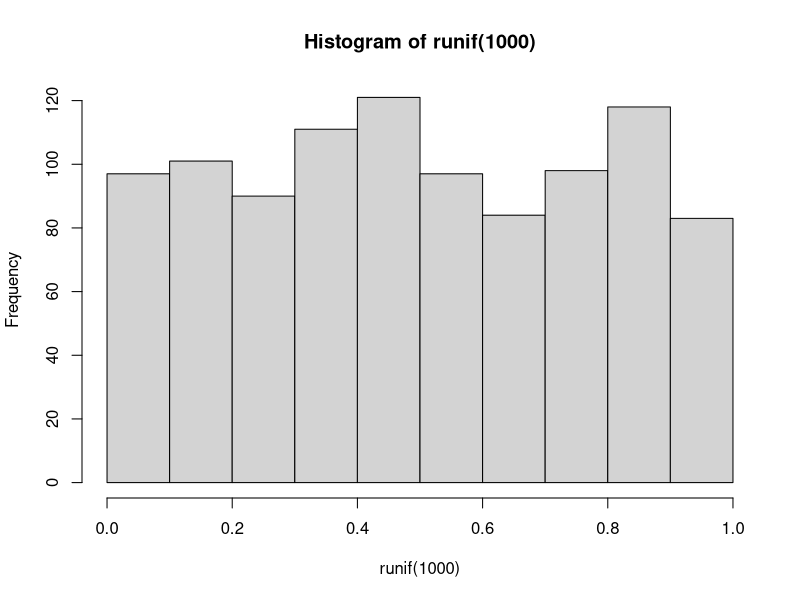
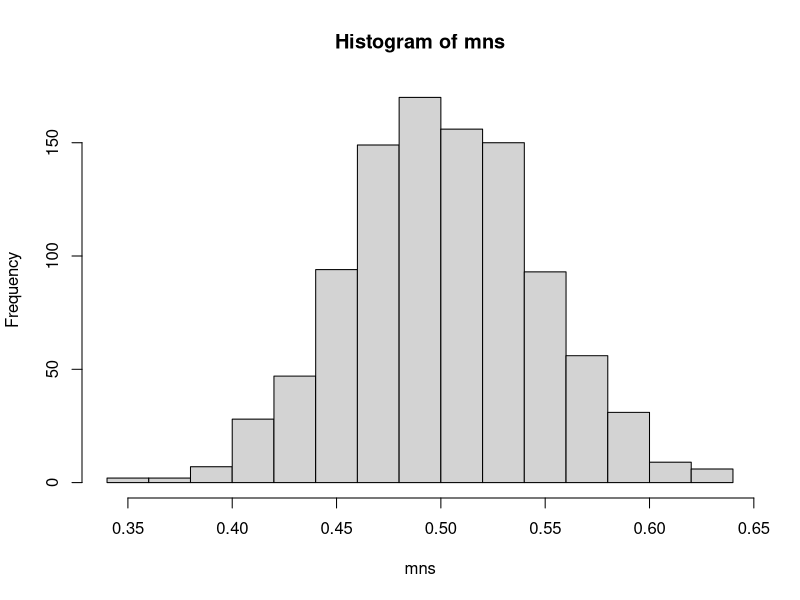
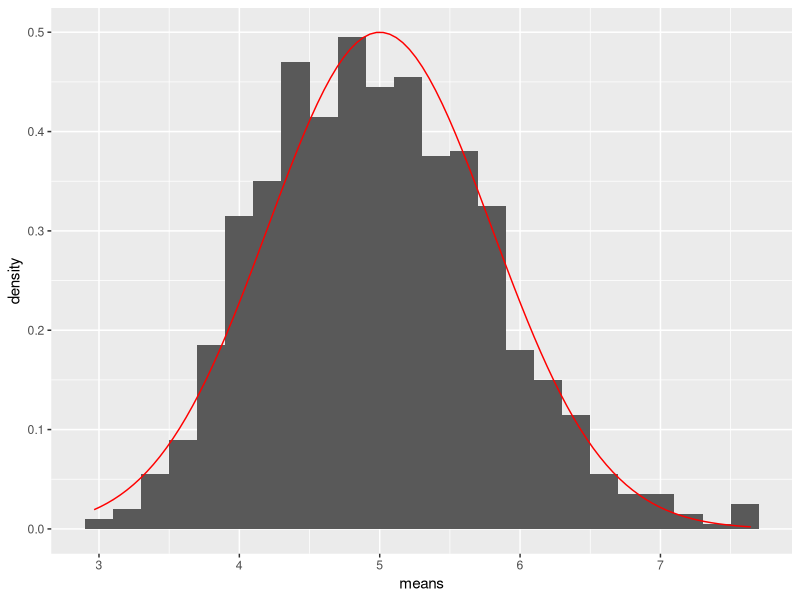

Source code (R) for these figures, in order:
## ---- chunk 1
knitr::opts_chunk$set(echo = TRUE)
## ---- chunk 2
hist(runif(1000))
## ---- chunk 3
mns = NULL
for (i in 1 : 1000) mns = c(mns, mean(runif(40)))
hist(mns)
## ---- chunk 4
library(ggplot2)
## ---- chunk 5
set.seed(35)
lambda <- 0.2
sims <- 1000
n <- 40
## ---- chunk 6
expMatrix <- data.frame(x = sapply(sims, function(x) {mean(rexp(n, lambda))}))
expSims <- matrix(rexp(n*sims,lambda),nrow=sims)
expSimsMeans <- data.frame(means=apply(expSims,1,mean))
## ---- chunk 7
simMean <- mean(expSimsMeans$means)
simMean
## ---- chunk 8
trueMean <- 1/lambda
trueMean
## ---- chunk 9
pct_diff <- (simMean - trueMean) / trueMean
pct_diff
## ---- chunk 10
expSimsSD <- sd(expSimsMeans$means)
expSimsSD
## ---- chunk 11
expSimsVar <- var(expSimsMeans$means)
expSimsVar
## ---- chunk 12
trueSD <- 1/lambda/sqrt(n)
trueSD
## ---- chunk 13
trueVar <- trueSD^2
trueVar
## ---- chunk 14
library(ggplot2)
ggplot(data = expSimsMeans, aes(x = means)) +
  geom_histogram(aes(y=..density..), binwidth = 0.20) +
  stat_function(fun = dnorm, args = list(mean = trueMean, sd = sd(expSimsMeans$means)), col='red')
